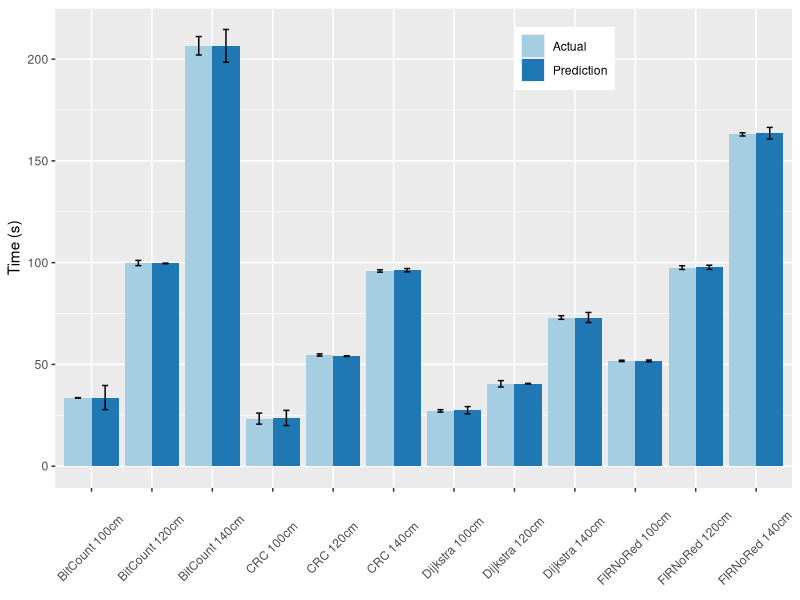

Recreate this plot in R.
# Title     : TODO
# Objective : TODO
# Created by: gokcin
# Created on: 13.04.2021

library("ggplot2")


data <- read.csv("experiments/tasks/evaluation/table4.csv")
data["diffrencePercent"] <- data$Difference / data$ActualMeasurement * 100
data["diffrencePercent"] <- round(data["diffrencePercent"], 4)
data["ActualMean"] <- data["ActualMean"] / 1000
data["ActualSd"] <- data["ActualSd"] / 1000
data["PredictionMean"] <- data["PredictionMean"] / 1000
data["PredSd"] <- data["PredSd"] / 1000


# abs <- abs(data["diffrencePercent"]$diffrencePercent)
# m <- mean(abs)
df <- data[1:5]
df <- data.frame(
  "benchmark" = rep(data$BenchmarkAndDistance, each = 2),
  "real" = c(data$ActualMean[1], data$PredictionMean[1],
             data$ActualMean[2], data$PredictionMean[2],
             data$ActualMean[3], data$PredictionMean[3],
             data$ActualMean[4], data$PredictionMean[4],
             data$ActualMean[5], data$PredictionMean[5],
             data$ActualMean[6], data$PredictionMean[6],
             data$ActualMean[7], data$PredictionMean[7],
             data$ActualMean[8], data$PredictionMean[8],
             data$ActualMean[9], data$PredictionMean[9],
             data$ActualMean[10], data$PredictionMean[10],
             data$ActualMean[11], data$PredictionMean[11],
             data$ActualMean[12], data$PredictionMean[12]),
  "sup" = c("Actual", "Prediction"),
  "sd" = c(data$ActualSd, data$PredSd)
)
opar <- par()
timingPlot <- paste0("experiments/tasks/evaluation/IntermittentExecution.pdf")
dir.create(dirname(timingPlot), showWarnings = FALSE, recursive = TRUE)
pdf(timingPlot, width = 7, height = 4)
par(mfrow = c(1, 1))
ggplot(df, aes(x = benchmark, y = real, fill = sup)) +
  geom_bar(stat = "identity", position = position_dodge()) +
  geom_errorbar(aes(ymin = real - 2*1.96*sd*1.5, ymax = real + 2*1.96*sd*1.5), width = .2,
                position = position_dodge(.9)) +scale_fill_brewer(palette="Paired")+
  xlab("")+ ylab("Time (s)")+ theme(legend.title = element_blank())+
  theme(legend.position = c(0, 1), legend.justification = c(-4.5, 1.3))+
  theme(axis.text.x = element_text(angle = 45, vjust = 0.3, hjust=0.5))
suppressWarnings(par(opar))
dev.off()

